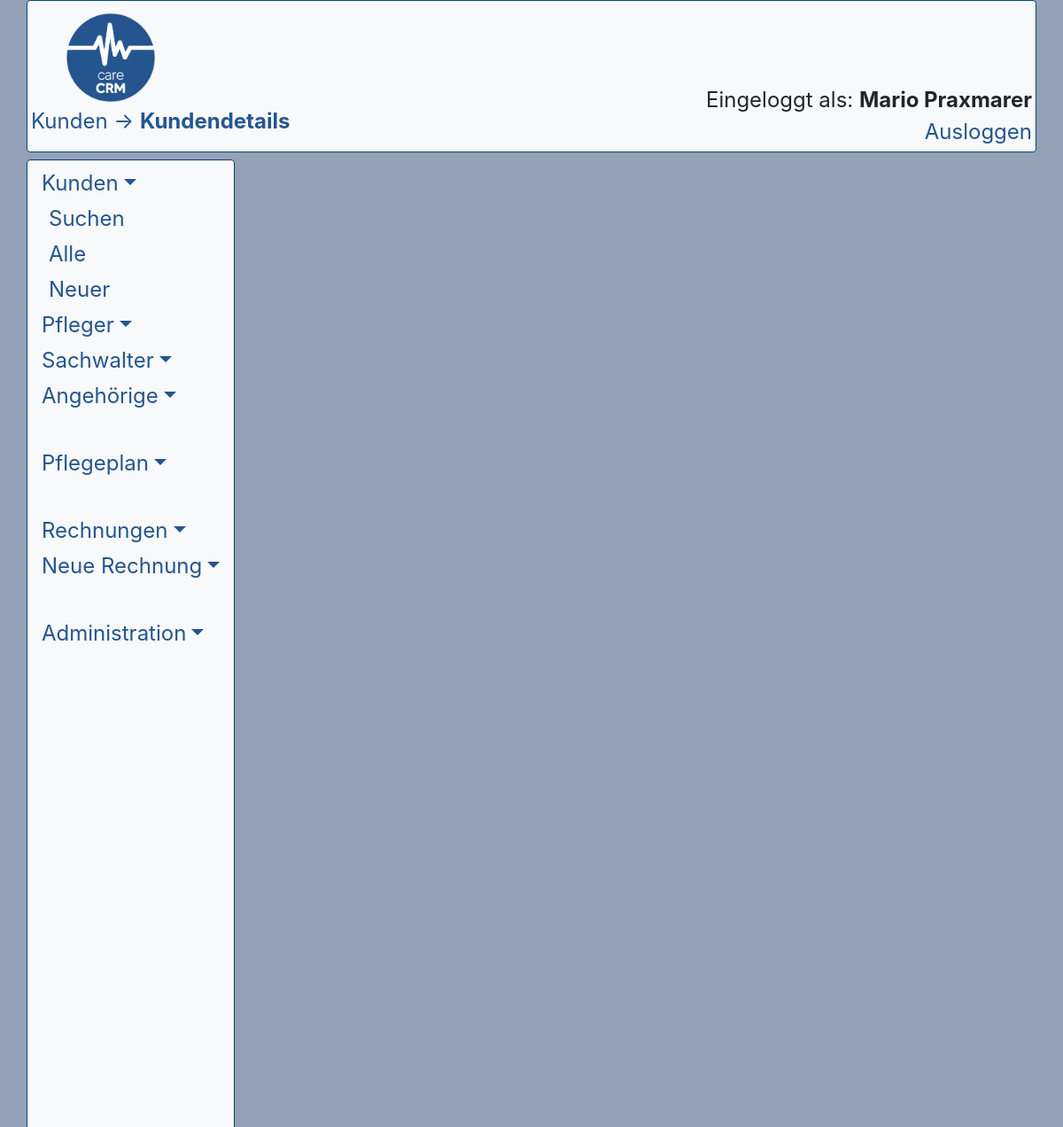
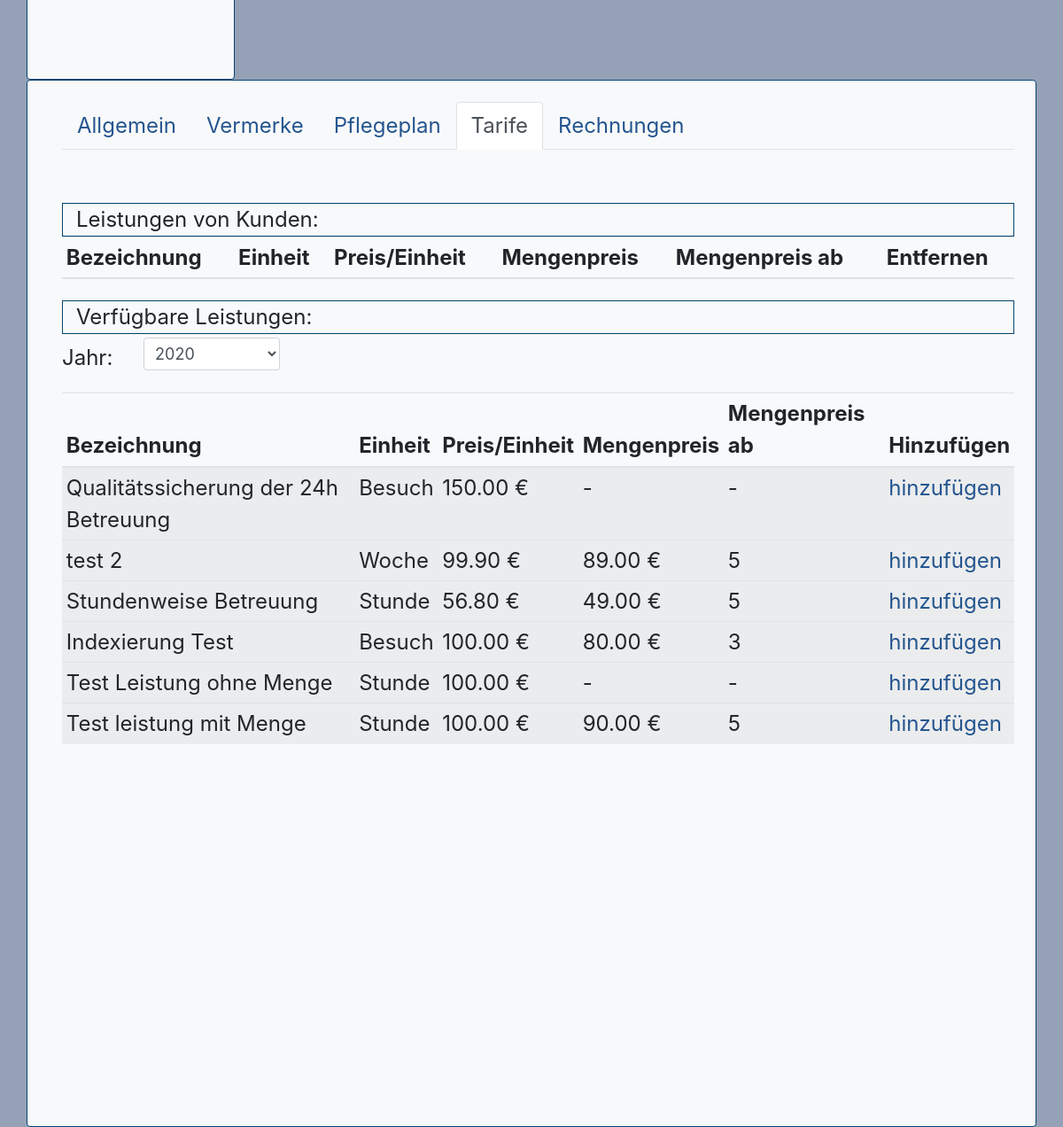
Screenshot of /frontend/kddetails4.php (signed in) with the database file from the repository (2 pictures, top to bottom).
### tables this page shows
CREATE TABLE `user` (
  `us_id` int(6) NOT NULL,
  `us_name` varchar(8) NOT NULL,
  `us_pw` varchar(40) NOT NULL,
  `us_mail` varchar(64) NOT NULL,
  `us_vorname` varchar(64) NOT NULL,
  `us_nachname` varchar(64) NOT NULL,
  `us_status` tinyint(1) NOT NULL,
  `us_admin` tinyint(1) NOT NULL
);

CREATE TABLE `leistung` (
  `lg_id` int(6) NOT NULL,
  `lg_bezeichnung` varchar(64) NOT NULL,
  `lg_einheit` enum('h','d','w','m','s','b','e') NOT NULL COMMENT 'h stunde, d tag, w woche, m monat, s stück, b besuch, e einheit',
  `lg_rabattgrenze` int(4) DEFAULT NULL,
  `lg_einzeltarif` float(12,2) NOT NULL,
  `lg_mengentarif` float(12,2) DEFAULT NULL,
  `lg_jahr` year(4) NOT NULL
);

### frontend/kddetails4.php (the view, shortened to what this page needs)
<?php
$siteTitle = "Kundendetails";
$siteCategory = "Kunden";
include_once('header.php');
include_once('nav.php');
?>
<?php
$dbc = mysqli_connect(DB_HOST,DB_USER,DB_PASSWORD, DB_NAME)
or die(errrorlog($dbc,0));
mysqli_set_charset($dbc,"utf8");
if (isset($_GET["kd_id"]))
{
    $kd_id = mysqli_real_escape_string($dbc, trim($_GET['kd_id']));
}
else
{
    $kd_id = 0;
}
if ((isset($error) && $error == 0) || !isset($error))
{
    ?>
    <ul class="nav nav-tabs">
        <li class="nav-item">
            <a class="nav-link <?php kdTab("kddetails"); ?>" href="kddetails.php?kd_id=<?php echo $kd_id ?>">Allgemein</a>
        </li>
        <li class="nav-item">
            <a class="nav-link <?php kdTab("kddetails2"); ?>" href="kddetails2.php?kd_id=<?php echo $kd_id ?>">Vermerke</a>
        </li>
        <li class="nav-item">
            <a class="nav-link <?php kdTab("kddetails3"); ?>" href="kddetails3.php?kd_id=<?php echo $kd_id ?>">Pflegeplan</a>
        </li>
        <li class="nav-item">
            <a class="nav-link <?php kdTab("kddetails4"); ?>" href="kddetails4.php?kd_id=<?php echo $kd_id ?>">Tarife</a>
        </li>
        <li class="nav-item">
            <a class="nav-link <?php kdTab("kddetails5"); ?>" href="kddetails5.php?kd_id=<?php echo $kd_id ?>">Rechnungen</a>
        </li>
    </ul>
    <br>
    <?php
    $query = "SELECT * FROM leistung, bezug WHERE leistung.lg_id = bezug.lg_id AND bezug.kd_id = '$kd_id'";
    $data = mysqli_query($dbc,$query)
    or die(errorlog($dbc,$query));
    $lg_ids = array();
    ?>
    <div class="col border border-primary mt-4">
        Leistungen von Kunden:
    </div>
    <table class="table table-striped table-sm">
        <thead>
        <tr>
            <th scope="col">Bezeichnung</th>
            <th scope="col">Einheit</th>
            <th scope="col">Preis/Einheit</th>
            <th scope="col">Mengenpreis</th>
            <th scope="col">Mengenpreis ab</th>
            <th scope="col">Entfernen</th>
        </tr>
        </thead>
    </table>
<?php
    $scopequery = "SELECT MAX(lg_jahr) as lg_jahr_max, MIN(lg_jahr) as lg_jahr_min FROM leistung ORDER BY lg_jahr";
    $scopedata = mysqli_query($dbc, $scopequery)
    or die(errrorlog($dbc, $scopequery));
    $scoperow = mysqli_fetch_array($scopedata);
    if(!empty($scoperow["lg_jahr_min"]))
    {
        $lg_jahr_min = $scoperow["lg_jahr_min"];
        $lg_jahr_max = $scoperow["lg_jahr_max"];
        $lg_keine_daten = 0;
    }
    else
    {
        $lg_jahr_max = date("Y",time());
    }
    if (isset($_GET["lg_jahr"]))
    {
        $lg_jahr = mysqli_real_escape_string($dbc, trim($_GET['lg_jahr']));
        if(!is_numeric($lg_jahr) || (strlen($lg_jahr) != 4))
        {
            $lg_jahr = $lg_jahr_max;
        }
    }
    else
    {
        $lg_jahr = $lg_jahr_max;
    }
    $selectquery = "SELECT DISTINCT lg_jahr FROM leistung WHERE lg_jahr NOT IN('0000') ORDER BY lg_jahr";
    $selectdata = mysqli_query($dbc, $selectquery)
    or die(errorlog($dbc, $selectquery));
    if(mysqli_num_rows($selectdata) > 0)
    {
        $query = "SELECT * FROM leistung WHERE lg_jahr = '$lg_jahr'";
        $data = mysqli_query($dbc, $query)
        or die(errorlog($dbc, $query));
    }
    else
    {
        $lg_keine_daten_jahr = 1;
    }
    ?>
    <div class="col border border-primary mt-4">
        Verfügbare Leistungen:
    </div>
    <form method="GET" action="<?php echo $_SERVER["PHP_SELF"]; ?>" id="lg_jahr_select">
        <div class="form-group row mt-1">
                <label for="lg_jahr" class="col-sm-2 col-lg-1 col-form-label col-form-label-sm">Jahr:</label>
            <div class="col-sm-3 col-lg-2">
                <select class="form-control form-control-sm" name="lg_jahr" id="lg_jahr" onchange="document.getElementById('lg_jahr_select').submit()">
                    <?php
                    while($selectrow = mysqli_fetch_array($selectdata))
                    {
                        echo '<option ';
                        if($selectrow["lg_jahr"] == $lg_jahr) echo 'selected';
                        echo '>' . $selectrow["lg_jahr"];
                        echo '</option>';
                    }
                    ?>
                </select>
            </div>
        </div>
    </form>
    <table class="table table-striped table-sm">
        <thead>
        <tr>
            <th scope="col">Bezeichnung</th>
            <th scope="col">Einheit</th>
            <th scope="col">Preis/Einheit</th>
            <th scope="col">Mengenpreis</th>
            <th scope="col">Mengenpreis ab</th>
            <th scope="col">Hinzufügen</th>
        </tr>
        </thead>
        <tbody>
        <?php
        while($row = mysqli_fetch_array($data))
        {
            if(!in_array($row["lg_id"],$lg_ids))
            {
                switch($row["lg_einheit"])
                {
                    case "h":
                        $lg_einheit = "Stunde";
                        break;
                    case "w":
                        $lg_einheit = "Woche";
                        break;
                    case "b":
                        $lg_einheit = "Besuch";
                        break;
                }
                echo '<tr>';
                echo '<td scope="row">' . $row["lg_bezeichnung"] . '</td>';
                echo '<td scope="row">' . $lg_einheit . '</td>';
                echo '<td>';
                if (!empty($row["lg_einzeltarif"]))
                {
                    echo $row["lg_einzeltarif"] . " €";
                }
                else
                {
                    echo "-";
                }
                echo '</td>';
                echo '<td>';
                if (!empty($row["lg_mengentarif"]))
                {
                    echo $row["lg_mengentarif"] . " €";
                }
                else
                {
                    echo "-";
                }
                echo '</td>';
                echo '<td>';
                if (!empty($row["lg_rabattgrenze"]))
                {
                    echo $row["lg_rabattgrenze"];
                }
                else
                {
                    echo "-";
                }
                echo '</td>';
                echo '<td><a href="' . $_SERVER["PHP_SELF"] . "?kd_id=" . $kd_id . "&lg_add_id=" . $row["lg_id"] . "&lg_jahr=" . $lg_jahr . '">hinzufügen</a></td>';
                echo '<tr>';
            }
        }
        ?>
        </tbody>
    </table>
    <?php
}
?>
<?php
include_once('footer.php');
?>

### frontend/header.php (shortened to what this page needs)
<!DOCTYPE HTML>
<html>
<head>
    <link rel="stylesheet" href="bootstrap/dist/css/bootstrap.css" />
    <link rel="stylesheet" href="style1.css" />
</head>
<?php
include_once('functions.php');
?>
<body style="background-color: #95a1b7;">
    <div class="container container-fluid">
      <div class="row">
        <div class="col border border-primary rounded mb-2 p-1 d-none d-xl-block bg-light col-xl">
          <div class="container p-0 m-0">
            <div class="row p-0 m-0">
              <div class="col-2 p-0 m-0 ">
                  <img src="images/CareCRM_logo.png" height="100" style="margin-left: 40px;margin-top: 10px; margin-bottom: -20px;">
              </div>
              <div class="col p-0 m-0">
              </div>
              <div class="col p-0 m-0">
              </div>
            </div>
            <div class="row p-0 m-0">
              <div class="col p-0 m-0 text-primary pt-4">
                <?php echo $siteCategory . " &rarr; <b>" . $siteTitle . "</b>"; ?></b>
              </div>
              <div class="col p-0 m-0">
              </div>
              <div class="col p-0 m-0 text-right">
                  <?php
                  if (!isset($_SESSION['userid']))
                  {
                      echo '<b>Sie sind nicht eingeloggt.</b><br /><a href="login.php">Einloggen</a>';
                  }
                  else
                  {
                      $user_userid = $_SESSION['userid'];
                      $dbc = mysqli_connect(DB_HOST, DB_USER, DB_PASSWORD, DB_NAME)
                        or die(errorlog($dbc,$query));
                      $query = "SELECT us_vorname, us_nachname, us_admin, us_status FROM `user` WHERE us_id = '$user_userid'";
                      $data = mysqli_query($dbc, $query)
                        or die(errorlog($dbc,$query));
                      $row = mysqli_fetch_array($data);
                      echo 'Eingeloggt als: <b>' . $row['us_vorname'] . ' ' . $row['us_nachname'] .
                          '</b><br /><a href="logout.php">Ausloggen</a>';
                  }
                  ?>
              </div>
            </div>
          </div>
        </div>
      </div>

### rows the page displays
user: us_vorname "Mario", us_nachname "Praxmarer"
leistung: lg_bezeichnung "Qualitätssicherung der 24h Betreuung", lg_einheit "Besuch", lg_einzeltarif "150.00"
leistung: lg_bezeichnung "test 2", lg_einheit "Woche", lg_einzeltarif "99.90", lg_mengentarif "89.00", lg_rabattgrenze "5"
leistung: lg_bezeichnung "Stundenweise Betreuung", lg_einheit "Stunde", lg_einzeltarif "56.80", lg_mengentarif "49.00", lg_rabattgrenze "5"
leistung: lg_bezeichnung "Indexierung Test", lg_einheit "Besuch", lg_einzeltarif "100.00", lg_mengentarif "80.00", lg_rabattgrenze "3"
leistung: lg_bezeichnung "Test Leistung ohne Menge", lg_einheit "Stunde", lg_einzeltarif "100.00"
leistung: lg_bezeichnung "Test leistung mit Menge", lg_einheit "Stunde", lg_einzeltarif "100.00", lg_mengentarif "90.00", lg_rabattgrenze "5"

### other values shown
$siteCategory "Kunden"
$siteTitle "Kundendetails"
form field lg_jahr "2020"
